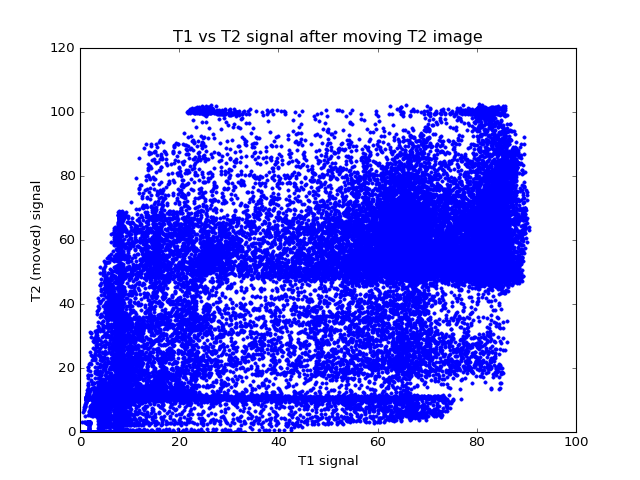

Recreate this plot in Python.
plt.plot(t1_slice.ravel(), t2_slice_moved.ravel(), '.')
# [...]
plt.xlabel('T1 signal')
# <...>
plt.ylabel('T2 (moved) signal')
# <...>
plt.title('T1 vs T2 signal after moving T2 image')
# <...>
